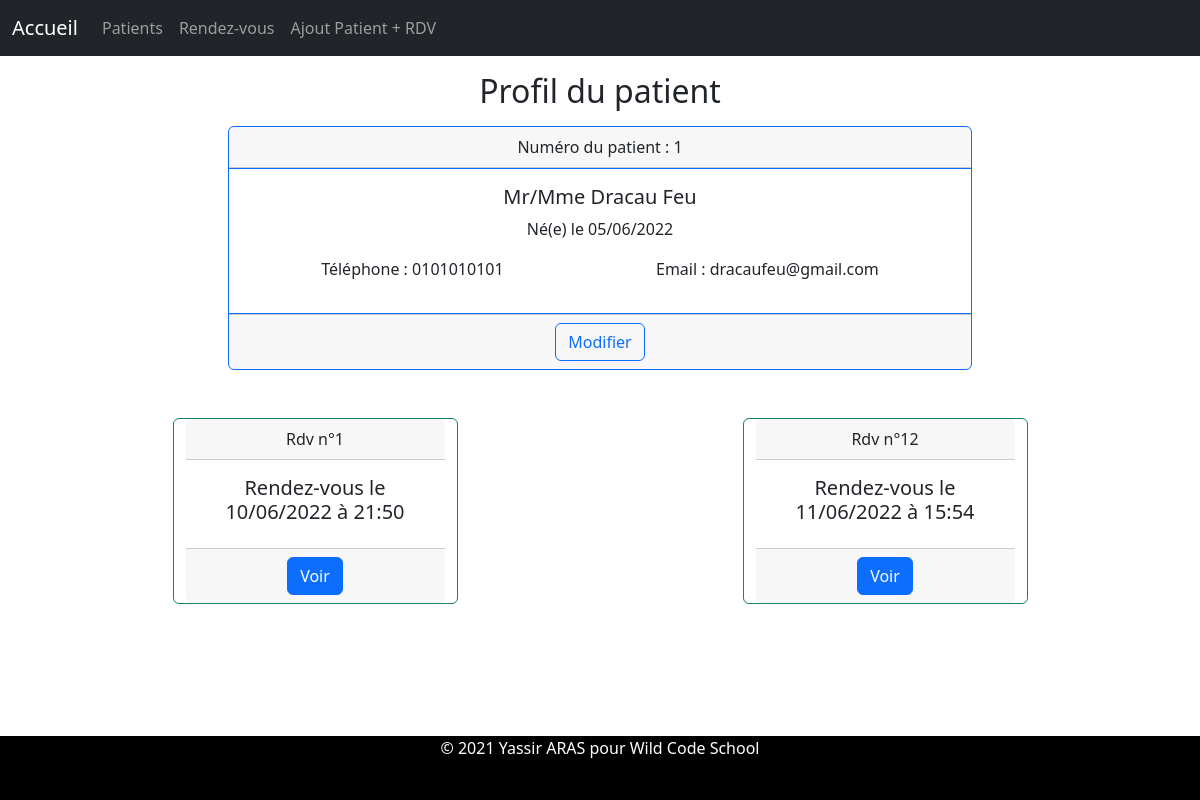
The app's page /?op=selectP&id=1 with its own data.
### tables this page shows
CREATE TABLE `patients` (
  `id` int(11) NOT NULL,
  `lastname` varchar(25) NOT NULL,
  `firstname` varchar(25) NOT NULL,
  `birthdate` date NOT NULL,
  `phone` varchar(25) DEFAULT NULL,
  `mail` varchar(100) NOT NULL
);

CREATE TABLE `appointments` (
  `id` int(11) NOT NULL,
  `dateHour` datetime NOT NULL,
  `idPatients` int(11) NOT NULL
);

### Controller/Controller.php (called while the page is built, shortened)
<?php
class Controller
{
    private $dbAppRepo;
    private $dbPatRepo;
    public function __construct()
    {
        $this->dbPatRepo = new \Model\PatientRepository;
        $this->dbAppRepo = new \Model\AppointmentRepository;
    }
    public function render($layout, $template, $parameters = [])
    {
        extract($parameters);
        require "view/$template";
        return ob_end_flush();
    }
    public function index()
    {
        $op = isset($_GET['op']) ? $_GET['op'] : NULL;
        if($op === "readP") {
            $this->readP();
        } elseif($op === "readR"){
            $this->readR();
        } elseif($op === "deleteP"){
            $this->deleteP($_GET['id']);
        } elseif($op === "deleteR"){
            $this->deleteR($_GET['id']);
        } elseif($op === "addP" || $op ==="updateP"){
            $this->saveP($op);
        } elseif($op === "addR" || $op ==="updateR"){
            $this->saveR($op);
        } elseif($op === "selectP") {
            $id = $_GET["id"];
            $this->selectP($id);
        } elseif($op === "selectR") {
            $id = $_GET["id"];
            $this->selectR($id);
        } elseif($op === "addPatApp") {
            $this->savePatApp();
        } else {
            $this->render('layout.php', 'home.php', [
                'title' => 'Bienvenue à l\'hopital'
            ]);
        }
    }
    public function selectP($id)
    {
        $data = $this->dbPatRepo->findOneById($id);
        $rdv = $this->dbAppRepo->findAll();
        $timestamp = strtotime($data['birthdate']);
        $newDate = date("d/m/Y", $timestamp );
        $this->render('layout.php', 'profil-patient.php', [
            'title' => "Patient n°$id",
            'data' => $data,
            'newDate'=> $newDate,
            'rdv' => $rdv
        ]);
    }
}

### index.php (called while the page is built, shortened)
<?php
$controller = new Controller\Controller;
$controller->index();

### model/PatientRepository.php (called while the page is built, shortened)
<?php
class PatientRepository
{
    private $db;
    public $table = "`patients`";
    public function getDb()
    {
        if(!$this->db)
        {
            try
            {
                $xml = simplexml_load_file('app/config.xml');
                try
                {
                    $this->db = new \PDO("mysql:host=" . $xml->host . ";dbname=" . $xml->db, $xml->user, $xml->password, [
                        \PDO::ATTR_ERRMODE => \PDO::ERRMODE_EXCEPTION
                    ]);
                }
                catch(\PDOException $e)
                {
                    echo "Message : " . $e->getMessage();
                }
            }
            catch(\Exception $e)
            {
                echo "Message : " . $e->getMessage();
            }
        }
        return $this->db;
    }
    public function findOneById(int $id)
    {
        $q = $this->getDB()->query("SELECT * FROM " . $this->table . " WHERE `id` = $id");
        $r = $q->fetch(\PDO::FETCH_ASSOC);
        return $r;
    }
}

### model/AppointmentRepository.php (called while the page is built, shortened)
<?php
class AppointmentRepository
{
    private $db;
    public $table = "`appointments`";
    public function getDb()
    {
        if(!$this->db)
        {
            try
            {
                $xml = simplexml_load_file('app/config.xml');
                try
                {
                    $this->db = new \PDO("mysql:host=" . $xml->host . ";dbname=" . $xml->db, $xml->user, $xml->password, [
                        \PDO::ATTR_ERRMODE => \PDO::ERRMODE_EXCEPTION
                    ]);
                }
                catch(\PDOException $e)
                {
                    echo "Message : " . $e->getMessage();
                }
            }
            catch(\Exception $e)
            {
                echo "Message : " . $e->getMessage();
            }
        }
        return $this->db;
    }
    public function findAll()
    {
        $q = $this->getDb()->query("SELECT * FROM " . $this->table);
        $r = $q->fetchAll(\PDO::FETCH_ASSOC);
        return $r;
    }
}

### view/profil-patient.php (the view, shortened to what this page needs)
<h1 class="text-center my-3 fs-2">Profil du patient</h1>
<div class="container">
    <div class="card text-center col-11 col-md-8 mx-auto border border-primary">
        <div class="card-header">
            Numéro du patient : <?= $data['id'] ?>
        </div>
        <div class="card-body border border-start-0 border-end-0 border-primary">
            <h5 class="card-title">Mr/Mme <?= ucwords($data['lastname']) ?> <?= ucwords($data['firstname']) ?></h5>
            <p class="card-text">Né(e) le <?= $newDate ?></p>
            <div class="d-flex justify-content-around">
                <p class="card-text"> Téléphone : <?= $data['phone'] ?></p>
                <p class="card-text"> Email : <?= $data['mail'] ?></p>
            </div>
        </div>
        <div class="card-footer text-muted">
            <a href="?op=updateP&id=<?=$data['id']?>" class="btn btn-outline-primary">Modifier</a>
        </div>
    </div>
    <div class="d-flex justify-content-around my-4 row">
        <?php foreach($rdv as $tab):
            if($tab['idPatients'] === $data['id']):
                $timestamp = strtotime($tab['dateHour']);
                $newD = date("d/m/Y à H:i", $timestamp );
            ?>
                <div class="card text-center col-5 col-md-3 border border-success my-4">
                    <div class="card-header">
                        Rdv n°<?= $tab['id'] ?>
                    </div>
                    <div class="card-body">
                        <h5 class="card-title">Rendez-vous le <?= $newD ?></h5>
                    </div>
                    <div class="card-footer text-muted">
                        <a href="/?op=selectR&id=<?= $tab['id'] ?>" class="btn btn-primary">Voir</a>
                    </div>
                </div>
             <?php endif; ?>
        <?php endforeach; ?>
    </div>
</div>

### records on screen
patients: id "1", lastname "Dracau", firstname "Feu", phone "0101010101", mail "dracaufeu@gmail.com"
appointments: id "1", dateHour "10/06/2022 à 21:50"
appointments: id "12", dateHour "11/06/2022 à 15:54"

### other values on screen
$newDate "05/06/2022"
